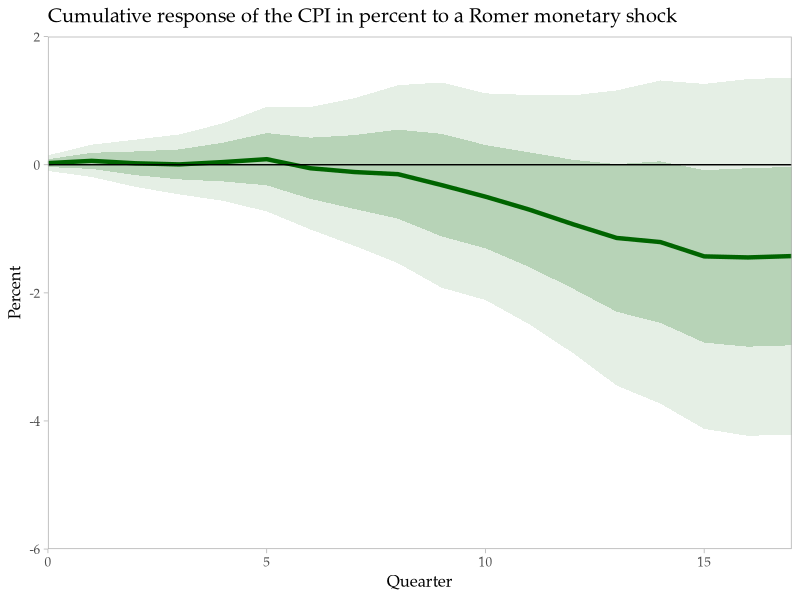
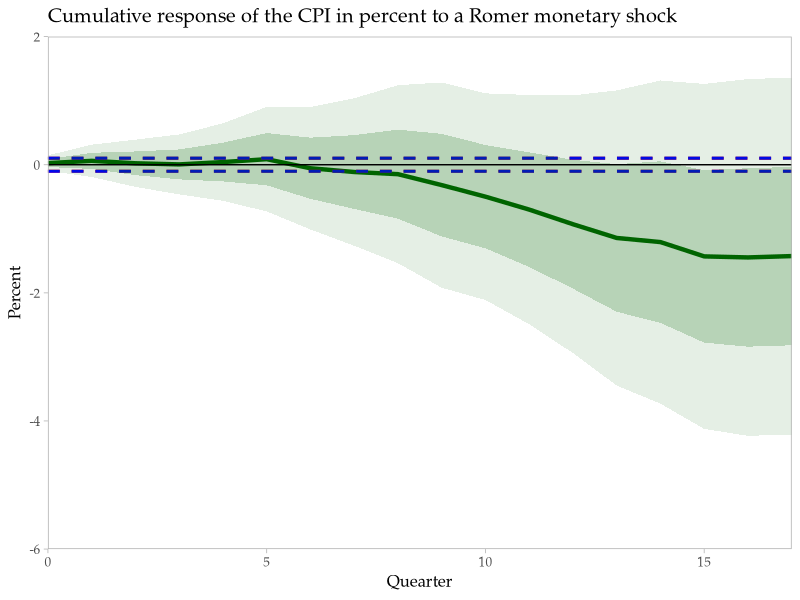

These figures' R source, in order:
## ---- chunk 1
knitr::opts_chunk$set(
  eval    = TRUE,
  echo    = TRUE,
  warning = FALSE,
  message = FALSE
)
## ---- chunk 2
library(tidyverse) # for data processing and plotting
library(broom)     # for tidying regression output
library(readxl)    # for reading .xls files
library(dynlm)     # for running dynamic regressions with leads and lags
library(sandwich)  # for Newey-West standard errors
library(lmtest)    # for coefficient tests
library(car)       # for linear hypothesis tests
## ---- chunk 3
H     <- 17    # IRF horizon
pval  <- 0.05  # p-value
lags  <- 6     # lags to be used in LP regressions
nwlag <- H     # lags to be used in Newey-West
block <- H     # bootstrap block size
## ---- chunk 4
smpl_start <- ymd("1985-01-01")
smpl_end   <- ymd("2007-12-31")
## ---- chunk 5
df_raw <- read_xls("data/data.xls")
## ---- chunk 6
df <- df_raw %>% 
  mutate(
    date   = ymd(DATE),
    ldef   = 100 * log(GDPDEF),
    dldef  = c(NA, 4 * diff(ldef)),
    lrgdp  = 100 * 4 * log(GDPC1),
    dlrgdp = c(NA, diff(lrgdp)),
    dstir  = c(NA, diff(FEDFUNDS))
  ) %>% 
  rename(
    y = ldef,      # response variable
    z = RRSHOCK    # Romer and Romer shock
  ) %>% 
  filter(between(date, smpl_start, smpl_end)) %>% 
  select(date, y, z, dldef, dlrgdp, dstir)
## ---- chunk 7
df_fwd <- df %>% 
  bind_cols(
    map_dfc(0:17, ~ df %>%
             transmute(!!paste0("ldy", .x) := lead(y, .x) - lag(y, 1)))
  )
## ---- chunk 8
formula_x = "1 + L(dlrgdp, 1:lags) + L(dldef, 1:lags) + L(dstir, 1:lags)"
## ---- chunk 9
formula_z <- paste0("z ~ ", formula_x) %>% as.formula()

model_z <- dynlm(formula_z, data = df_fwd %>% ts())

df_r_z <- model_z$residuals %>% 
  as_tibble() %>% 
  rename(r_z = 1)
## ---- chunk 10
mat_r_y <- matrix(NA, length(df_r_z$r_z), H+1)

for (i in 0:H) {
  
  formula_y <- paste0("ldy", i, "~ ", formula_x) %>%  as.formula()
  model_y   <- dynlm(formula_y, data = df_fwd %>% ts())
  
  if (i == 0) {
    mat_r_y[ , i+1] <- model_y$residuals %>% as.vector()
  } else{
    mat_r_y[ , i+1] <- c(model_y$residuals %>% as.vector(), rep(NA, i))
  }

}

df_r_y <- mat_r_y %>% 
  as_tibble()

colnames(df_r_y) <- paste0("r_fy", 0:H)
## ---- chunk 11
df_r_yz <- df_r_y %>% 
  bind_cols(df_r_z) %>% 
  mutate(date = 1:n()) 
## ---- chunk 12
mat_lp <- matrix(data = NA, ncol = 7, nrow = H+1)  # matrix to store estimation results

for (i in 0:H) {
  
  formula_r_y <- paste0("r_fy", i, " ~ r_z -1") %>% as.formula()
  lp_fit      <- dynlm(formula_r_y, data = df_r_yz %>% ts())
  
  nw_se     <- sqrt(diag(NeweyWest(lp_fit, lag = i)))
  n         <- length(lp_fit$residuals)
  nw_se_adj <- nw_se * sqrt((n - 1) / (n - 20))

  beta_i      <- lp_fit$coefficients["r_z"]
  se_beta_i   <-  nw_se_adj["r_z"]
  
  mat_lp[i+1, 1] <- i
  mat_lp[i+1, 2] <- beta_i
  mat_lp[i+1, 3] <- se_beta_i
  mat_lp[i+1, 4] <- beta_i + 1 * se_beta_i
  mat_lp[i+1, 5] <- beta_i - 1 * se_beta_i
  mat_lp[i+1, 6] <- beta_i + 2 * se_beta_i
  mat_lp[i+1, 7] <- beta_i - 2 * se_beta_i

}

df_lp <- mat_lp %>% 
  as_tibble()

colnames(df_lp) <- 
  c("horizon", "mid", "se", "up1sd", "down1sd", "up2sd", "down2sd")
## ---- chunk 13
df_lp %>% 
  ggplot(aes(x = horizon)) +
  geom_line(aes(y = mid), color = 'darkgreen', size = 1.5) +
  geom_ribbon(aes(ymin = down1sd, ymax = up1sd),
              fill = "darkgreen", linetype = 0, alpha = 0.2) +
  geom_ribbon(aes(ymin = down2sd, ymax = up2sd),
              fill = "darkgreen", linetype = 0, alpha = 0.1) +
  scale_x_continuous(expand = c(0,0), breaks = seq(0, H, 5)) +
  scale_y_continuous(expand = c(0,0), limits = c(-6, 2)) +
  labs(
    x = "Quearter",
    y = "Percent",
    title = "Cumulative response of the CPI in percent to a Romer monetary shock",
  ) +
  geom_hline(aes(yintercept = 0)) +
  theme_light(12, base_family = "Palatino Linotype") +
  theme(
    panel.grid.major = element_blank(),
    panel.grid.minor = element_blank()
  )
## ---- chunk 14
gamma      <- df_r_yz$r_z^2
gamma_mean <- mean(gamma)

eta        <- df_r_yz$r_fy0 * df_r_yz$r_z^2
model_eta  <- lm(eta ~ 1)
nw_se_eta  <- sqrt(diag(NeweyWest(model_eta, lag = nwlag)))
seta       <- nw_se_eta["(Intercept)"]

sbeta      <- seta/gamma_mean

bju <- qnorm(1 - (pval / (2 * (H + 1)))) * sbeta
bjd <- -bju
## ---- chunk 15
set.seed(12345)   # for replication
n         <- length(df_r_yz$r_fy0)
block_id  <- floor((1:n + block - 1) / block)

model_eta <- lm(eta ~ 1)
nw_se_eta <- sqrt(diag(vcovBS(model_eta, cluster = block_id, R = 1000)))
seta      <- nw_se_eta["(Intercept)"]

sbeta     <- seta/gamma_mean

bootju <- qnorm(1 - (pval / (2 * (H + 1)))) * sbeta
bootjd <- -bootju
## ---- chunk 16
df_sb <- tibble(
  bju    = rep(bju, H+1),
  bjd    = rep(bjd, H+1),
  bootju = rep(bootju, H+1),
  bootjd = rep(bootjd, H+1)
)
## ---- chunk 17
df_lp %>% 
  bind_cols(df_sb) %>% 
  ggplot(aes(x = horizon)) +
  geom_line(aes(y = mid), color = 'darkgreen', size = 1.5) +
  geom_line(aes(y = bju), color = "red", linetype = 2, size = 1) +
  geom_line(aes(y = bjd), color = "red", linetype = 2, size = 1) +
  geom_line(aes(y = bootju), color = "blue", linetype = 2, size = 1) +
  geom_line(aes(y = bootjd), color = "blue", linetype = 2, size = 1) +
  geom_ribbon(aes(ymin = down1sd, ymax = up1sd),
              fill = "darkgreen", linetype = 0, alpha = 0.2) +
  geom_ribbon(aes(ymin = down2sd, ymax = up2sd),
              fill = "darkgreen", linetype = 0, alpha = 0.1) +
  scale_x_continuous(expand = c(0,0), breaks = seq(0, H, 5)) +
  scale_y_continuous(expand = c(0,0), limits = c(-6, 2)) +
  labs(
    x = "Quearter",
    y = "Percent",
    title = "Cumulative response of the CPI in percent to a Romer monetary shock",
  ) +
  geom_hline(aes(yintercept = 0)) +
  theme_light(12, base_family = "Palatino Linotype") +
  theme(
    panel.grid.major = element_blank(),
    panel.grid.minor = element_blank()
  )
## ---- chunk 18
df_r_yz_long <- df_r_yz %>%
  pivot_longer(-c(date, r_z), names_to = "horizon", values_to = "r_fy") %>%
  mutate(
    horizon = as.factor(gsub("^r_fy", "", horizon))
  ) %>% 
  select(date, horizon, r_fy, r_z)
## ---- chunk 19
library(plm)  # to estimate panel data models

plm_model <- plm(r_fy ~ factor(horizon):r_z, data = df_r_yz_long, index = c("horizon", "date"), model = "within")
## ---- chunk 20
hypothesis <- sapply(0:H, function(i) paste0("factor(horizon)", i, ":r_z = 0"))

linearHypothesis(plm_model, hypothesis, vcov. = function(x) vcovSCC(x, maxlag=nwlag))
